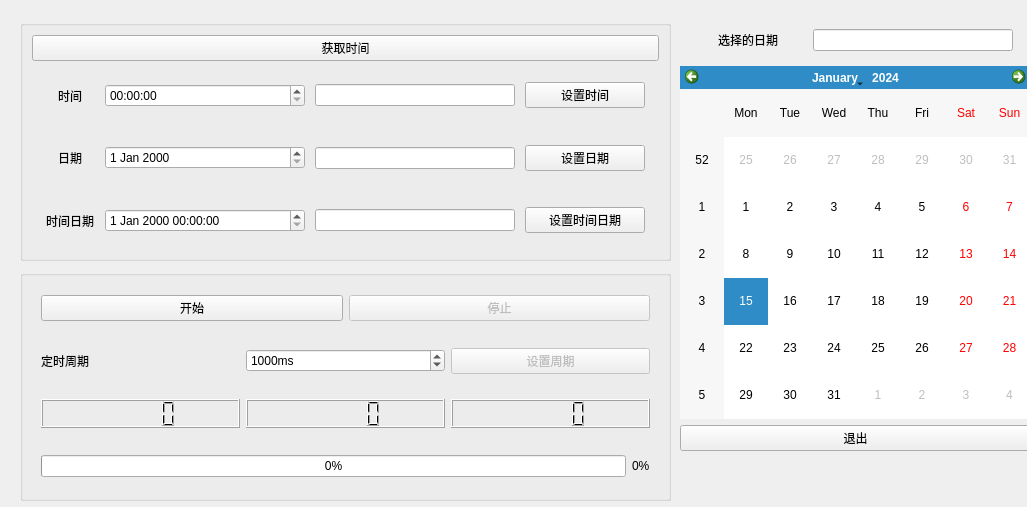
<?xml version="1.0" encoding="UTF-8"?>
<ui version="4.0">
 <class>Widget</class>
 <widget class="QWidget" name="Widget">
  <property name="geometry">
   <rect>
    <x>0</x>
    <y>0</y>
    <width>1027</width>
    <height>507</height>
   </rect>
  </property>
  <property name="windowTitle">
   <string>Widget</string>
  </property>
  <widget class="QGroupBox" name="groupBox">
   <property name="geometry">
    <rect>
     <x>20</x>
     <y>20</y>
     <width>651</width>
     <height>241</height>
    </rect>
   </property>
   <property name="title">
    <string/>
   </property>
   <layout class="QVBoxLayout" name="verticalLayout">
    <item>
     <widget class="QPushButton" name="btnGet">
      <property name="text">
       <string>获取时间</string>
      </property>
     </widget>
    </item>
    <item>
     <widget class="QWidget" name="widget" native="true">
      <layout class="QHBoxLayout" name="horizontalLayout">
       <item>
        <widget class="QLabel" name="label">
         <property name="minimumSize">
          <size>
           <width>50</width>
           <height>0</height>
          </size>
         </property>
         <property name="maximumSize">
          <size>
           <width>50</width>
           <height>16777215</height>
          </size>
         </property>
         <property name="layoutDirection">
          <enum>Qt::LeftToRight</enum>
         </property>
         <property name="autoFillBackground">
          <bool>false</bool>
         </property>
         <property name="text">
          <string>时间</string>
         </property>
         <property name="alignment">
          <set>Qt::AlignCenter</set>
         </property>
        </widget>
       </item>
       <item>
        <widget class="QTimeEdit" name="timeEdit">
         <property name="minimumSize">
          <size>
           <width>200</width>
           <height>0</height>
          </size>
         </property>
         <property name="maximumSize">
          <size>
           <width>200</width>
           <height>16777215</height>
          </size>
         </property>
        </widget>
       </item>
       <item>
        <widget class="QLineEdit" name="lineEditTime">
         <property name="minimumSize">
          <size>
           <width>200</width>
           <height>0</height>
          </size>
         </property>
         <property name="maximumSize">
          <size>
           <width>200</width>
           <height>16777215</height>
          </size>
         </property>
        </widget>
       </item>
       <item>
        <widget class="QPushButton" name="btnTime">
         <property name="minimumSize">
          <size>
           <width>120</width>
           <height>0</height>
          </size>
         </property>
         <property name="maximumSize">
          <size>
           <width>120</width>
           <height>16777215</height>
          </size>
         </property>
         <property name="text">
          <string>设置时间</string>
         </property>
        </widget>
       </item>
      </layout>
     </widget>
    </item>
    <item>
     <widget class="QWidget" name="widget_2" native="true">
      <layout class="QHBoxLayout" name="horizontalLayout_2">
       <item>
        <widget class="QLabel" name="label_2">
         <property name="minimumSize">
          <size>
           <width>50</width>
           <height>0</height>
          </size>
         </property>
         <property name="maximumSize">
          <size>
           <width>50</width>
           <height>16777215</height>
          </size>
         </property>
         <property name="layoutDirection">
          <enum>Qt::LeftToRight</enum>
         </property>
         <property name="autoFillBackground">
          <bool>false</bool>
         </property>
         <property name="text">
          <string>日期</string>
         </property>
         <property name="alignment">
          <set>Qt::AlignCenter</set>
         </property>
        </widget>
       </item>
       <item>
        <widget class="QDateEdit" name="dateEdit">
         <property name="minimumSize">
          <size>
           <width>200</width>
           <height>0</height>
          </size>
         </property>
         <property name="maximumSize">
          <size>
           <width>200</width>
           <height>16777215</height>
          </size>
         </property>
        </widget>
       </item>
       <item>
        <widget class="QLineEdit" name="lineEditDate">
         <property name="minimumSize">
          <size>
           <width>200</width>
           <height>0</height>
          </size>
         </property>
         <property name="maximumSize">
          <size>
           <width>200</width>
           <height>16777215</height>
          </size>
         </property>
        </widget>
       </item>
       <item>
        <widget class="QPushButton" name="btnDate">
         <property name="minimumSize">
          <size>
           <width>120</width>
           <height>0</height>
          </size>
         </property>
         <property name="maximumSize">
          <size>
           <width>120</width>
           <height>16777215</height>
          </size>
         </property>
         <property name="text">
          <string>设置日期</string>
         </property>
        </widget>
       </item>
      </layout>
     </widget>
    </item>
    <item>
     <widget class="QWidget" name="widget_3" native="true">
      <layout class="QHBoxLayout" name="horizontalLayout_3">
       <item>
        <widget class="QLabel" name="label_3">
         <property name="minimumSize">
          <size>
           <width>50</width>
           <height>0</height>
          </size>
         </property>
         <property name="maximumSize">
          <size>
           <width>50</width>
           <height>16777215</height>
          </size>
         </property>
         <property name="layoutDirection">
          <enum>Qt::LeftToRight</enum>
         </property>
         <property name="autoFillBackground">
          <bool>false</bool>
         </property>
         <property name="text">
          <string>时间日期</string>
         </property>
         <property name="alignment">
          <set>Qt::AlignCenter</set>
         </property>
        </widget>
       </item>
       <item>
        <widget class="QDateTimeEdit" name="dateTimeEdit">
         <property name="minimumSize">
          <size>
           <width>200</width>
           <height>0</height>
          </size>
         </property>
         <property name="maximumSize">
          <size>
           <width>200</width>
           <height>16777215</height>
          </size>
         </property>
        </widget>
       </item>
       <item>
        <widget class="QLineEdit" name="lineEditDateTime">
         <property name="minimumSize">
          <size>
           <width>200</width>
           <height>0</height>
          </size>
         </property>
         <property name="maximumSize">
          <size>
           <width>200</width>
           <height>16777215</height>
          </size>
         </property>
        </widget>
       </item>
       <item>
        <widget class="QPushButton" name="btnDateTime">
         <property name="minimumSize">
          <size>
           <width>120</width>
           <height>0</height>
          </size>
         </property>
         <property name="maximumSize">
          <size>
           <width>120</width>
           <height>16777215</height>
          </size>
         </property>
         <property name="text">
          <string>设置时间日期</string>
         </property>
        </widget>
       </item>
      </layout>
     </widget>
    </item>
   </layout>
  </widget>
  <widget class="QWidget" name="widget_5" native="true">
   <property name="geometry">
    <rect>
     <x>680</x>
     <y>20</y>
     <width>351</width>
     <height>431</height>
    </rect>
   </property>
   <layout class="QVBoxLayout" name="verticalLayout_2">
    <item>
     <widget class="QWidget" name="widget_4" native="true">
      <layout class="QHBoxLayout" name="horizontalLayout_4">
       <item>
        <widget class="QLabel" name="label_4">
         <property name="minimumSize">
          <size>
           <width>100</width>
           <height>0</height>
          </size>
         </property>
         <property name="maximumSize">
          <size>
           <width>100</width>
           <height>16777215</height>
          </size>
         </property>
         <property name="layoutDirection">
          <enum>Qt::LeftToRight</enum>
         </property>
         <property name="autoFillBackground">
          <bool>false</bool>
         </property>
         <property name="text">
          <string>选择的日期</string>
         </property>
         <property name="alignment">
          <set>Qt::AlignCenter</set>
         </property>
        </widget>
       </item>
       <item>
        <widget class="QLineEdit" name="lineEditSelect">
         <property name="minimumSize">
          <size>
           <width>200</width>
           <height>0</height>
          </size>
         </property>
         <property name="maximumSize">
          <size>
           <width>200</width>
           <height>16777215</height>
          </size>
         </property>
        </widget>
       </item>
      </layout>
     </widget>
    </item>
    <item>
     <widget class="QCalendarWidget" name="calendarWidget"/>
    </item>
    <item>
     <widget class="QPushButton" name="btnExit">
      <property name="text">
       <string>退出</string>
      </property>
     </widget>
    </item>
   </layout>
  </widget>
  <widget class="QGroupBox" name="groupBox_2">
   <property name="geometry">
    <rect>
     <x>20</x>
     <y>270</y>
     <width>651</width>
     <height>231</height>
    </rect>
   </property>
   <property name="title">
    <string/>
   </property>
   <layout class="QVBoxLayout" name="verticalLayout_3">
    <item>
     <widget class="QWidget" name="widget_6" native="true">
      <layout class="QHBoxLayout" name="horizontalLayout_5">
       <item>
        <widget class="QPushButton" name="btnStart">
         <property name="text">
          <string>开始</string>
         </property>
        </widget>
       </item>
       <item>
        <widget class="QPushButton" name="btnStop">
         <property name="enabled">
          <bool>false</bool>
         </property>
         <property name="text">
          <string>停止</string>
         </property>
         <property name="checkable">
          <bool>false</bool>
         </property>
        </widget>
       </item>
      </layout>
     </widget>
    </item>
    <item>
     <widget class="QWidget" name="widget_7" native="true">
      <layout class="QHBoxLayout" name="horizontalLayout_6">
       <item>
        <widget class="QLabel" name="label_5">
         <property name="text">
          <string>定时周期</string>
         </property>
        </widget>
       </item>
       <item>
        <widget class="QSpinBox" name="spinBox">
         <property name="suffix">
          <string>ms</string>
         </property>
         <property name="maximum">
          <number>10000</number>
         </property>
         <property name="singleStep">
          <number>100</number>
         </property>
         <property name="value">
          <number>1000</number>
         </property>
        </widget>
       </item>
       <item>
        <widget class="QPushButton" name="btnSetDate">
         <property name="enabled">
          <bool>false</bool>
         </property>
         <property name="text">
          <string>设置周期</string>
         </property>
        </widget>
       </item>
      </layout>
     </widget>
    </item>
    <item>
     <widget class="QWidget" name="widget_8" native="true">
      <layout class="QHBoxLayout" name="horizontalLayout_7">
       <item>
        <widget class="QLCDNumber" name="lcdNumberHour"/>
       </item>
       <item>
        <widget class="QLCDNumber" name="lcdNumberMin"/>
       </item>
       <item>
        <widget class="QLCDNumber" name="lcdNumberSecond"/>
       </item>
      </layout>
     </widget>
    </item>
    <item>
     <widget class="QWidget" name="widget_9" native="true">
      <layout class="QHBoxLayout" name="horizontalLayout_8">
       <item>
        <widget class="QProgressBar" name="progressBar">
         <property name="value">
          <number>0</number>
         </property>
        </widget>
       </item>
       <item>
        <widget class="QLabel" name="labelProgress">
         <property name="text">
          <string>0%</string>
         </property>
        </widget>
       </item>
      </layout>
     </widget>
    </item>
   </layout>
  </widget>
 </widget>
 <resources/>
 <connections>
  <connection>
   <sender>btnExit</sender>
   <signal>clicked()</signal>
   <receiver>Widget</receiver>
   <slot>close()</slot>
   <hints>
    <hint type="sourcelabel">
     <x>855</x>
     <y>430</y>
    </hint>
    <hint type="destinationlabel">
     <x>513</x>
     <y>253</y>
    </hint>
   </hints>
  </connection>
 </connections>
</ui>
